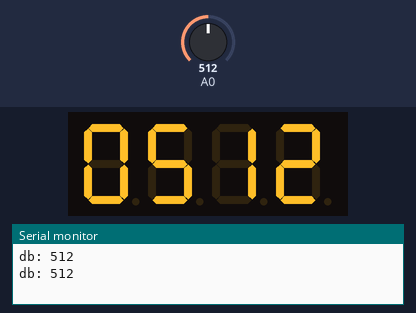
The sketch below on a simulated Arduino Uno, built with avr-gcc and run on an emulated ATmega328P. Shown: 4-digit seven-segment display, the last lines printed to the serial monitor. Wiring (inferred from the names in the program): 4-digit 7-segment display, segments lit when HIGH: segments pin 2, pin 3, pin 4, pin 5, pin 6, pin 7, pin 8, pin 9; digit selects pin 10, pin 11, pin 12, pin 13. The test bench sets the inputs (shaded band); at power-on: A0 = 512. The segment pins are drawn as the display they are named for.

Above: at 1.8 s.
1.9 s: A0 set to 716
At 2.7 s:
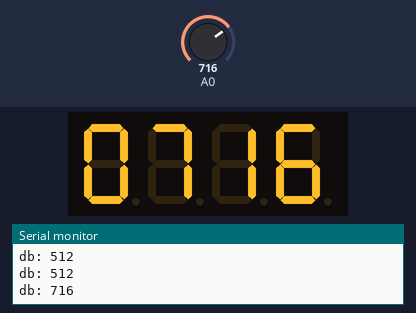
3.6 s: A0 set to 900
At 4.7 s:
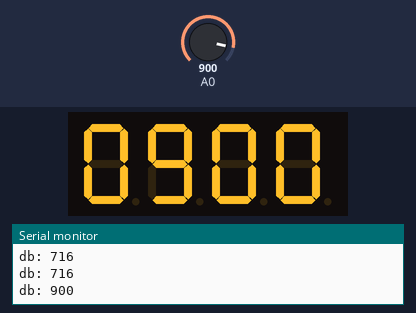
5.7 s: A0 set to 1023
At 6.8 s:
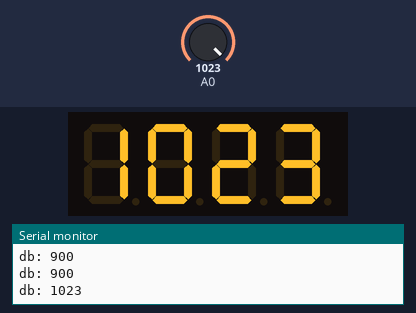
Timing chart, 0 to 8.7 s (numbered marks = the images above; inputs shaded):
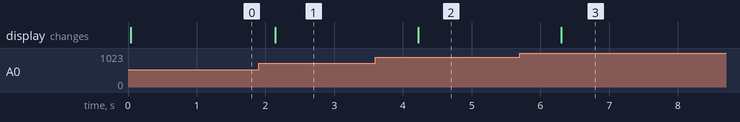

The sketch:

sounddisplay.ino
```cpp
#define SEG_A 2  //Arduino Pin2--->SegLed Pin11
#define SEG_B 3  //Arduino Pin3--->SegLed Pin7
#define SEG_C 4  //Arduino Pin4--->SegLed Pin4
#define SEG_D 5  //Arduino Pin5--->SegLed Pin2
#define SEG_E 6  //Arduino Pin6--->SegLed Pin1
#define SEG_F 7  //Arduino Pin7--->SegLed Pin10
#define SEG_G 8  //Arduino Pin8--->SegLed Pin5
#define SEG_H 9  //Arduino Pin9--->SegLed Pin3

#define COM1 10  //Arduino Pin10--->SegLed Pin12
#define COM2 11  //Arduino Pin11--->SegLed Pin9
#define COM3 12  //Arduino Pin12--->SegLed Pin8
#define COM4 13  //Arduino Pin13--->SegLed Pin6
int value=0;
int value1=0;
int value2=0;
int value3=0;
int value4=0;

unsigned char table[10][8] =
{
	{0,	0,	1,	1,	1,	1,	1,	1},			//0
	{0,	0,	0,	0,	0,	1,	1,	0},			//1
	{0,	1,	0,	1,	1,	0,	1,	1},			//2
	{0,	1,	0,	0,	1,	1,	1,	1},			//3
	{0,	1,	1,	0,	0,	1,	1,	0},			//4
	{0,	1,	1,	0,	1,	1,	0,	1},			//5
	{0,	1,	1,	1,	1,	1,	0,	1},			//6
	{0,	0,	0,	0,	0,	1,	1,	1},			//7
	{0,	1,	1,	1,	1,	1,	1,	1},			//8
	{0,	1,	1,	0,	1,	1,	1,	1}			//9
};

void setup()
{
Serial.begin(9600);
  	pinMode(SEG_A,OUTPUT);		//设置为输出引脚
	pinMode(SEG_B,OUTPUT);
	pinMode(SEG_C,OUTPUT);
	pinMode(SEG_D,OUTPUT);
	pinMode(SEG_E,OUTPUT);
	pinMode(SEG_F,OUTPUT);
	pinMode(SEG_G,OUTPUT);
	pinMode(SEG_H,OUTPUT);

	pinMode(COM1,OUTPUT);
	pinMode(COM2,OUTPUT);
	pinMode(COM3,OUTPUT);
	pinMode(COM4,OUTPUT);
}

void loop()
{
  value=analogRead(0);
  Serial.print("db: ");
  Serial.println(value,DEC);

  value1=int(value/1000);
  value2=int((value-value1*1000)/100);
  value3=int((value-value1*1000-value2*100)/10);
  value4=int(value-value1*1000-value2*100-value3*10);

  for(int i=0;i<=50;i++){
  	Display(1,value1);			//第1位显示1
	delay(5);
	Display(2,value2);			//第2位显示2
	delay(5);
	Display(3,value3);			//第3位显示3
	delay(5);
	Display(4,value4);			//第4位显示4
	delay(5);
  }
}

void Display(unsigned char com,unsigned char num)
{
	digitalWrite(SEG_A,LOW);			//去除余晖
	digitalWrite(SEG_B,LOW);
	digitalWrite(SEG_C,LOW);
	digitalWrite(SEG_D,LOW);
	digitalWrite(SEG_E,LOW);
	digitalWrite(SEG_F,LOW);
	digitalWrite(SEG_G,LOW);
	digitalWrite(SEG_H,LOW);

	switch(com)						//选通位选
	{
		case 1:
			digitalWrite(COM1,LOW);		//选择位1
			digitalWrite(COM2,HIGH);
			digitalWrite(COM3,HIGH);
			digitalWrite(COM4,HIGH);
			break;
		case 2:
			digitalWrite(COM1,HIGH);
			digitalWrite(COM2,LOW);		//选择位2
			digitalWrite(COM3,HIGH);
			digitalWrite(COM4,HIGH);
			break;
		case 3:
			digitalWrite(COM1,HIGH);
			digitalWrite(COM2,HIGH);
			digitalWrite(COM3,LOW);		//选择位3
			digitalWrite(COM4,HIGH);
			break;
		case 4:
			digitalWrite(COM1,HIGH);
			digitalWrite(COM2,HIGH);
			digitalWrite(COM3,HIGH);
			digitalWrite(COM4,LOW);		//选择位4
			break;
		default:break;
	}

	digitalWrite(SEG_A,table[num][7]);			//a查询码值表
	digitalWrite(SEG_B,table[num][6]);
	digitalWrite(SEG_C,table[num][5]);
	digitalWrite(SEG_D,table[num][4]);
	digitalWrite(SEG_E,table[num][3]);
	digitalWrite(SEG_F,table[num][2]);
	digitalWrite(SEG_G,table[num][1]);
	digitalWrite(SEG_H,table[num][0]);
}
```

Measured:
- after the input at 1.9 s, the display: changes after 0.24 s (image 1)
- after the input at 3.6 s, the display: changes after 0.62 s (image 2)
- after the input at 5.7 s, the display: changes after 0.60 s (image 3)
